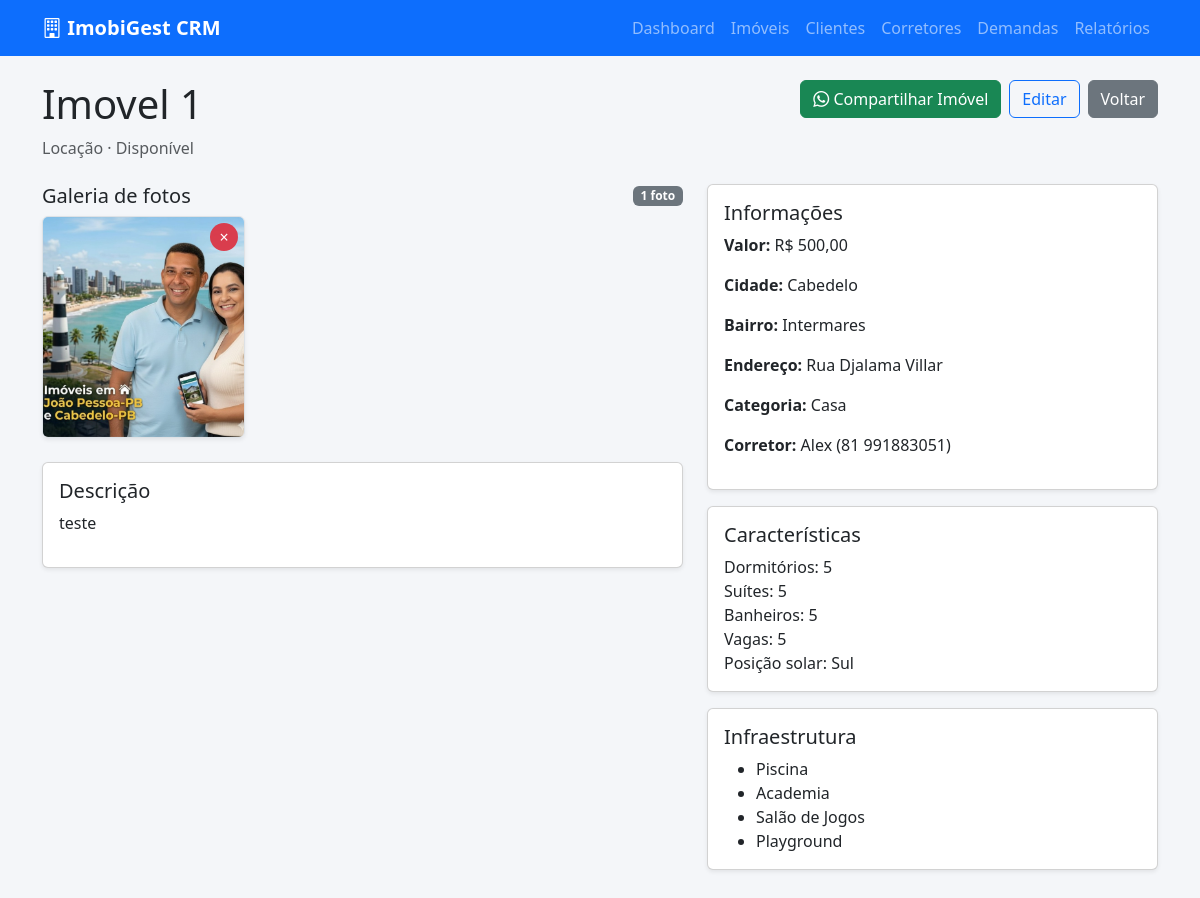
Screenshot of /imoveis/2/ with the database file from the repository.
### apps/imoveis/models.py (models this page shows, shortened)
class Imovel(models.Model):
    STATUS_CHOICES = [
        ('disponivel', 'Disponível'),
        ('reservado', 'Reservado'),
        ('vendido', 'Vendido'),
        ('alugado', 'Alugado'),
    ]
    FINALIDADE_CHOICES = [
        ('venda', 'Venda'),
        ('locacao', 'Locação'),
    ]
    POSICAO_SOLAR_CHOICES = [
        ('nascente', 'Nascente'),
        ('sul', 'Sul'),
        ('poente', 'Poente'),
    ]
    titulo = models.CharField(max_length=200)
    categoria = models.ForeignKey('Categoria', on_delete=models.SET_NULL, null=True)
    finalidade = models.CharField(max_length=20, choices=FINALIDADE_CHOICES)
    cidade = models.CharField(max_length=50, choices=CIDADE_CHOICES, default='João Pessoa')
    bairro = models.CharField(max_length=100)
    endereco = models.CharField(max_length=255, blank=True, null=True)
    valor = models.DecimalField(max_digits=12, decimal_places=2)
    valor_condominio = models.DecimalField(max_digits=12, decimal_places=2, blank=True, null=True)
    descricao = models.TextField()
    status = models.CharField(max_length=20, choices=STATUS_CHOICES)
    dormitorios = models.IntegerField(default=0)
    suites = models.IntegerField(default=0)
    banheiros = models.IntegerField(default=0)
    vagas = models.IntegerField(default=0)
    vagas_cobertas = models.IntegerField(default=0)
    area_total = models.DecimalField(max_digits=10, decimal_places=2, blank=True, null=True)
    area_construida = models.DecimalField(max_digits=10, decimal_places=2, blank=True, null=True)
    andar = models.IntegerField(blank=True, null=True)
    elevador = models.BooleanField(default=False)
    varanda = models.BooleanField(default=False)
    posicao_solar = models.CharField(
        max_length=20,
        choices=POSICAO_SOLAR_CHOICES,
        blank=True,
        null=True
    )
    corretor = models.ForeignKey('Corretor', on_delete=models.SET_NULL, null=True)
    infraestrutura = models.ManyToManyField('Infraestrutura', blank=True)

class FotoImovel(models.Model):
    imovel = models.ForeignKey('Imovel', on_delete=models.CASCADE, related_name='fotos')
    imagem = models.ImageField(upload_to='imoveis/')

class Categoria(models.Model):
    nome = models.CharField(max_length=100)
    def __str__(self):
        return self.nome

class Corretor(models.Model):
    TIPO_CHOICES = [
        ('autonomo', 'Autônomo'),
        ('imobiliaria', 'Imobiliária'),
    ]
    nome = models.CharField(max_length=150)
    telefone = models.CharField(max_length=20)
    tipo = models.CharField(max_length=20, choices=TIPO_CHOICES)
    observacao = models.TextField(blank=True, null=True)

class Infraestrutura(models.Model):
    nome = models.CharField(max_length=100)

### apps/imoveis/views.py (the view)
# urls.py: path('<int:pk>/', ImovelDetailView.as_view(), name='detail'),
class ImovelDetailView(DetailView):
    model = Imovel
    template_name = 'imoveis/detail.html'
    context_object_name = 'imovel'
    def get_queryset(self):
        return super().get_queryset().select_related('categoria', 'corretor').prefetch_related(
            'fotos', 'infraestrutura'
        )

### apps/imoveis/templatetags/moeda_filters.py (called while the page is built)
@register.filter
def moeda(valor):
    return formatar_moeda(valor)

### apps/imoveis/utils.py (called while the page is built)
def formatar_moeda(valor, simbolo=True):
    if valor is None or valor == '':
        return '—'
    try:
        numero = Decimal(str(valor))
        texto = f'{numero:,.2f}'.replace(',', 'X').replace('.', ',').replace('X', '.')
        return f'R$ {texto}' if simbolo else texto
    except (InvalidOperation, ValueError, TypeError):
        return str(valor)

### apps/imoveis/templates/imoveis/detail.html (shortened to what this page needs)
{% extends 'base.html' %}
{% load moeda_filters static %}
{% block extra_css %}
<link rel="stylesheet" href="{% static 'css/fotos.css' %}">
{% endblock %}
{% block content %}
<div class="d-flex justify-content-between align-items-start mb-4">
    <div>
        <h1>{{ imovel.titulo }}</h1>
        <p class="text-muted mb-0">{{ imovel.get_finalidade_display }} · {{ imovel.get_status_display }}</p>
    </div>
    <div class="d-flex gap-2">
        <button id="btnCompartilhar" class="btn btn-success"><i class="bi bi-whatsapp"></i> Compartilhar Imóvel</button>
        <a href="{% url 'imoveis:update' imovel.pk %}" class="btn btn-outline-primary">Editar</a>
        <a href="{% url 'imoveis:list' %}" class="btn btn-secondary">Voltar</a>
    </div>
</div>
<div class="row g-4">
    <div class="col-lg-7">
        <div class="d-flex justify-content-between align-items-center mb-2">
            <h5 class="mb-0">Galeria de fotos</h5>
            <span class="badge bg-secondary" data-foto-contador>{{ imovel.fotos.count }} foto{{ imovel.fotos.count|pluralize:"s" }}</span>
        </div>
        <div data-fotos-servidor class="mb-4">
            {% if imovel.fotos.all %}
            <div class="row g-3" data-fotos-grid>
                {% for foto in imovel.fotos.all %}
                <div class="col-6 col-md-4" data-foto-card>
                    <div class="foto-card border shadow-sm foto-card-lg">
                        <button type="button" class="foto-delete-btn" data-foto-delete-id="{{ foto.pk }}" data-delete-url="{% url 'imoveis:foto_delete' foto.pk %}" title="Excluir foto">&times;</button>
                        <img src="{{ foto.imagem.url }}" alt="Foto {{ forloop.counter }}">
                    </div>
                </div>
                {% endfor %}
            </div>
            {% else %}
            <div class="alert alert-light border" data-fotos-vazio>Nenhuma foto cadastrada.</div>
            {% endif %}
        </div>
        <div class="card shadow-sm mb-4">
            <div class="card-body">
                <h5>Descrição</h5>
                <p>{{ imovel.descricao }}</p>
            </div>
        </div>
    </div>
    <div class="col-lg-5">
        <div class="card shadow-sm mb-3">
            <div class="card-body">
                <h5>Informações</h5>
                <p><strong>Valor:</strong> {{ imovel.valor|moeda }}</p>
                <p><strong>Cidade:</strong> {{ imovel.cidade }}</p>
                <p><strong>Bairro:</strong> {{ imovel.bairro }}</p>
                {% if imovel.endereco %}<p><strong>Endereço:</strong> {{ imovel.endereco }}</p>{% endif %}
                <p><strong>Categoria:</strong> {{ imovel.categoria }}</p>
                {% if imovel.corretor %}
                <p><strong>Corretor:</strong> {{ imovel.corretor.nome }} ({{ imovel.corretor.telefone }})</p>
                {% endif %}
            </div>
        </div>
        <div class="card shadow-sm mb-3">
            <div class="card-body">
                <h5>Características</h5>
                <ul class="list-unstyled mb-0">
                    <li>Dormitórios: {{ imovel.dormitorios }}</li>
                    <li>Suítes: {{ imovel.suites }}</li>
                    <li>Banheiros: {{ imovel.banheiros }}</li>
                    <li>Vagas: {{ imovel.vagas }}</li>
                    {% if imovel.posicao_solar %}<li>Posição solar: {{ imovel.get_posicao_solar_display }}</li>{% endif %}
                </ul>
            </div>
        </div>
        {% if imovel.infraestrutura.all %}
        <div class="card shadow-sm">
            <div class="card-body">
                <h5>Infraestrutura</h5>
                <ul class="mb-0">
                    {% for item in imovel.infraestrutura.all %}
                    <li>{{ item.nome }}</li>
                    {% endfor %}
                </ul>
            </div>
        </div>
        {% endif %}
    </div>
</div>
{% endblock %}

### static/css/fotos.css (style rules this page uses)
.foto-card { position: relative; overflow: hidden; border-radius: .375rem; }
.foto-card img { display: block; width: 100%; height: 120px; object-fit: cover; }
.foto-card.foto-card-lg img { height: 220px; }
.foto-delete-btn { position: absolute; top: 6px; right: 6px; width: 28px; height: 28px; border: none; border-radius: 50%; background: rgba(220, 53, 69, 0.95); color: #fff; font-size: 1rem; line-height: 1; display: flex; align-items: center; justify-content: center; cursor: pointer; z-index: 2; padding: 0; }

### templates/base.html (style rules this page uses)
body { background-color: #f4f6f9; }

### rows the page displays
Imovel: titulo "Imovel 1", finalidade "Locação", status "Disponível", fotos.count "1", descricao "teste", valor|moeda "R$ 500,00", cidade "Cabedelo", bairro "Intermares", endereco "Rua Djalama Villar", categoria "Casa", corretor.nome "Alex", corretor.telefone "81 991883051", dormitorios "5", suites "5", banheiros "5", vagas "5", posicao_solar "Sul"
FotoImovel: imagem (picture)
Infraestrutura: nome "Piscina"
Infraestrutura: nome "Academia"
Infraestrutura: nome "Salão de Jogos"
Infraestrutura: nome "Playground"
